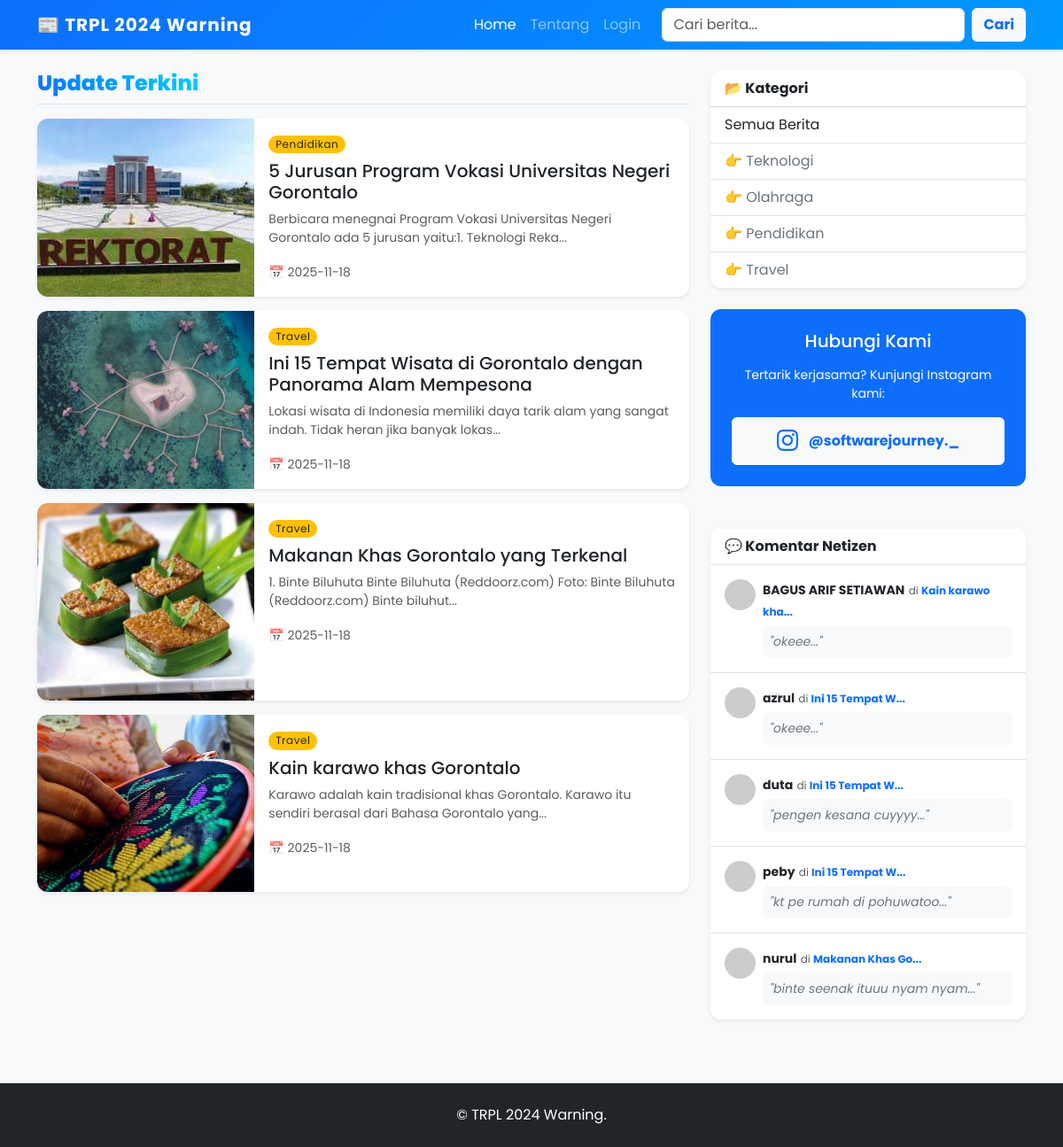
The page / on the database its author committed.
### tables this page shows
CREATE TABLE `berita` (
  `id` int(11) NOT NULL,
  `judul` varchar(255) NOT NULL,
  `isi` text NOT NULL,
  `tanggal` date DEFAULT current_timestamp(),
  `gambar` varchar(255) DEFAULT NULL,
  `kategori_id` int(11) DEFAULT 1
);

CREATE TABLE `kategori` (
  `id` int(11) NOT NULL,
  `nama_kategori` varchar(50) NOT NULL
);

CREATE TABLE `komentar` (
  `id` int(11) NOT NULL,
  `berita_id` int(11) NOT NULL,
  `nama_pengirim` varchar(50) NOT NULL,
  `isi_komentar` text NOT NULL,
  `tanggal` datetime DEFAULT current_timestamp()
);

### index.php (the view, shortened to what this page needs)
<?php
include 'koneksi.php';
?>
<!DOCTYPE html>
<html lang="id">
<head>
    <link href="https://cdn.jsdelivr.net/npm/bootstrap@5.3.0/dist/css/bootstrap.min.css" rel="stylesheet">
    <link rel="stylesheet" href="https://cdn.jsdelivr.net/npm/bootstrap-icons@1.11.3/font/bootstrap-icons.min.css">
    <link href="https://cdn.jsdelivr.net/npm/bootstrap@5.3.0/dist/css/bootstrap.min.css" rel="stylesheet">
</head>
<body class="bg-light">
    <nav class="navbar navbar-expand-lg navbar-dark bg-primary sticky-top shadow-sm">
        <div class="container">
            <a class="navbar-brand fw-bold" href="index.php">📰 TRPL 2024 Warning</a>
            <div class="collapse navbar-collapse" id="navbarNav">
                <ul class="navbar-nav ms-auto">
                    <li class="nav-item"><a class="nav-link active" href="index.php">Home</a></li>
                    <li class="nav-item"><a class="nav-link" href="tentang.php">Tentang</a></li>
                    <?php if(isset($_SESSION['status']) && $_SESSION['status'] == "login"){ ?>
                        <li class="nav-item"><a class="nav-link text-warning" href="tambah.php">Tulis Berita</a></li>
                        <li class="nav-item"><a class="nav-link" href="logout.php">Logout</a></li>
                    <?php } else { ?>
                        <li class="nav-item"><a class="nav-link" href="login.php">Login</a></li>
                    <?php } ?>
                </ul>
                <form class="d-flex ms-3" action="index.php" method="GET">
                    <input class="form-control me-2" type="search" name="cari" placeholder="Cari berita..." aria-label="Search">
                    <button class="btn btn-light text-primary fw-bold" type="submit">Cari</button>
                </form>
            </div>
        </div>
    </nav>
    <div class="container mt-4">
        <div class="row">
            <div class="col-md-8">
                <?php
                $where = "";
                $judul_halaman = "Update Terkini";
                echo '<h4 class="mb-3 border-bottom pb-2"><span class="text-primary">'. $judul_halaman .'</span></h4>';
                $query = "SELECT berita.*, kategori.nama_kategori
                          FROM berita
                          JOIN kategori ON berita.kategori_id = kategori.id
                          $where
                          ORDER BY berita.id DESC";
                $result = mysqli_query($koneksi, $query);
                if(mysqli_num_rows($result) > 0){
                    while($row = mysqli_fetch_assoc($result)) {
                ?>
                    <div class="card mb-3 shadow-sm border-0">
                        <div class="row g-0">
                            <div class="col-md-4">
                                <?php if($row['gambar'] != "") { ?>
                                    <img src="gambar/<?php echo $row['gambar']; ?>" class="img-fluid rounded-start h-100" style="object-fit: cover; min-height: 200px;">
                                <?php } else { ?>
                                    <img src="https://via.placeholder.com/300" class="img-fluid rounded-start h-100" style="object-fit: cover;">
                                <?php } ?>
                            </div>
                            <div class="col-md-8">
                                <div class="card-body">
                                    <span class="badge bg-warning text-dark mb-2"><?php echo $row['nama_kategori']; ?></span>
                                    <h5 class="card-title"><a href="detail.php?id=<?php echo $row['id']; ?>" class="text-decoration-none text-dark"><?php echo $row['judul']; ?></a></h5>
                                    <p class="card-text text-muted small">
                                    <?php echo substr(strip_tags($row['isi']), 0, 100); ?>...</p>
                                    <p class="card-text"><small class="text-muted">📅 <?php echo $row['tanggal']; ?></small></p>
                                </div>
                            </div>
                        </div>
                    </div>
                <?php
                    }
                } else {
                    echo "<div class='alert alert-info'>Belum ada berita di kategori ini.</div>";
                }
                ?>
            </div>
            <div class="col-md-4">
                <div class="card mb-4 shadow-sm">
                    <div class="card-header bg-white fw-bold">📂 Kategori</div>
                    <ul class="list-group list-group-flush">
                        <li class="list-group-item"><a href="index.php" class="text-decoration-none text-dark">Semua Berita</a></li>
                        <?php
                        $q_kat = mysqli_query($koneksi, "SELECT * FROM kategori");
                        while($k = mysqli_fetch_assoc($q_kat)){
                        ?>
                            <li class="list-group-item">
                                <a href="index.php?kategori_id=<?php echo $k['id']; ?>" class="text-decoration-none text-secondary">
                                    👉 <?php echo $k['nama_kategori']; ?>
                                </a>
                            </li>
                        <?php } ?>
                    </ul>
                </div>
               <div class="card bg-primary text-white text-center p-4 mb-4">
                    <h5 class="mb-3">Hubungi Kami</h5>
                    <p class="small">Tertarik kerjasama? Kunjungi Instagram kami:</p>
                    <a href="https://www.instagram.com/softwarejourney._?igsh=MXBzbHIwNzZlZjM3bQ=="
                       target="_blank"
                       class="btn btn-light text-primary w-100 fw-bold py-2">
                        <i class="bi bi-instagram" style="font-size: 1.5rem; vertical-align: middle; margin-right: 8px;"></i>
                        <span style="vertical-align: middle;">@softwarejourney._</span>
                    </a>
                </div>
                <br>
                <div class="card shadow-sm mb-4">
                    <div class="card-header bg-white fw-bold border-bottom">
                        💬 Komentar Netizen
                    </div>
                    <ul class="list-group list-group-flush">
                        <?php
                        $query_widget = "SELECT komentar.*, berita.judul
                                         FROM komentar
                                         JOIN berita ON komentar.berita_id = berita.id
                                         ORDER BY komentar.id DESC
                                         LIMIT 5";
                        $result_widget = mysqli_query($koneksi, $query_widget);
                        if(mysqli_num_rows($result_widget) > 0){
                            while($komen = mysqli_fetch_assoc($result_widget)){
                        ?>
                            <li class="list-group-item py-3">
                                <div class="d-flex align-items-start">
                                    <img src="https://ui-avatars.com/api/?name=<?php echo urlencode($komen['nama_pengirim']); ?>&background=random&size=64"
                                         class="rounded-circle me-2" width="35" height="35">
                                    <div class="w-100">
                                        <span class="fw-bold text-dark small"><?php echo $komen['nama_pengirim']; ?></span>
                                        <span class="text-muted small" style="font-size: 0.75rem;">
                                            di <a href="detail.php?id=<?php echo $komen['berita_id']; ?>" class="text-decoration-none fw-bold">
                                                <?php echo substr($komen['judul'], 0, 15); ?>...
                                            </a>
                                        </span>
                                        <div class="bg-light p-2 mt-1 rounded small text-secondary fst-italic">
                                            "<?php echo substr(strip_tags($komen['isi_komentar']), 0, 45); ?>..."
                                        </div>
                                    </div>
                                </div>
                            </li>
                        <?php
                            }
                        } else {
                            echo "<li class='list-group-item text-center text-muted small py-4'>Belum ada komentar.</li>";
                        }
                        ?>
                    </ul>
                </div>
            </div>
        </div>
    </div>
    <footer class="bg-dark text-white text-center py-4 mt-5">
        &copy; TRPL 2024 Warning.
    </footer>
</body>
</html>

### index.php (style rules this page uses)
body { font-family: 'Poppins', sans-serif; }
.navbar-brand { font-weight: 700; letter-spacing: 1px; }
body { animation: fadeIn 0.8s ease-in-out; background-color: #f4f6f9; }
.navbar { background: linear-gradient(135deg, #0d6efd, #0099ff) !important; box-shadow: 0 4px 10px rgba(0,0,0,0.1); }
.card { transition: all 0.3s ease; border-radius: 12px; overflow: hidden; border: none; }
.img-fluid { transition: transform 0.5s ease; }
.list-group-item { transition: background 0.2s; border-left: 3px solid transparent; }
.badge { border-radius: 20px; font-weight: normal; letter-spacing: 0.5px; }
h4 span.text-primary { background: -webkit-linear-gradient(45deg, #0d6efd, #00d2ff); -webkit-background-clip: text; -webkit-text-fill-color: transparent; font-weight: 800; }

### rows shown on the page
berita: gambar (picture), kategori.nama_kategori "Pendidikan", judul "5 Jurusan Program Vokasi Universitas Negeri Gorontalo", isi "Berbicara menegnai Program Vokasi Universitas Negeri Gorontalo ada 5 jurusan yaitu:1. Teknologi Reka", tanggal "2025-11-18"
berita: gambar (picture), kategori.nama_kategori "Travel", judul "Ini 15 Tempat Wisata di Gorontalo dengan Panorama Alam Mempesona", isi "Lokasi wisata di Indonesia memiliki daya tarik alam yang sangat indah. Tidak heran jika banyak lokas", tanggal "2025-11-18"
berita: gambar (picture), kategori.nama_kategori "Travel", judul "Makanan Khas Gorontalo yang Terkenal", isi "1. Binte Biluhuta Binte Biluhuta (Reddoorz.com) Foto: Binte Biluhuta (Reddoorz.com) Binte biluhut", tanggal "2025-11-18"
berita: gambar (picture), kategori.nama_kategori "Travel", judul "Kain karawo khas Gorontalo", isi "Karawo adalah kain tradisional khas Gorontalo. Karawo itu sendiri berasal dari Bahasa Gorontalo yang", tanggal "2025-11-18"
kategori: nama_kategori "Teknologi"
kategori: nama_kategori "Olahraga"
kategori: nama_kategori "Pendidikan"
kategori: nama_kategori "Travel"
komentar: nama_pengirim "BAGUS ARIF SETIAWAN", berita.judul "Kain karawo kha", isi_komentar "okeee"
komentar: nama_pengirim "azrul", berita.judul "Ini 15 Tempat W", isi_komentar "okeee"
komentar: nama_pengirim "duta", berita.judul "Ini 15 Tempat W", isi_komentar "pengen kesana cuyyyy"
komentar: nama_pengirim "peby", berita.judul "Ini 15 Tempat W", isi_komentar "kt pe rumah di pohuwatoo"
komentar: nama_pengirim "nurul", berita.judul "Makanan Khas Go", isi_komentar "binte seenak ituuu nyam nyam"

### other values the page prints
$judul_halaman "Update Terkini"
